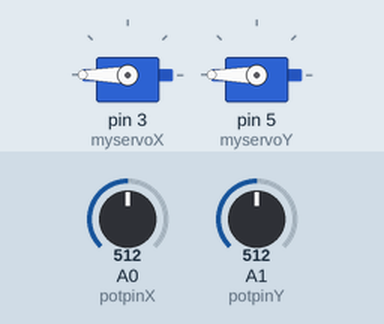
The sketch below on a simulated Arduino Uno, built with avr-gcc and run on an emulated ATmega328P. On the bench: 2 × servo. The inputs (shaded band) are chosen by the test bench; at power-on: A0 (potpinX) = 512, A1 (potpinY) = 512.

Above: at 1.2 s.
1.3 s: A0 (potpinX) set to 306
At 2.3 s:
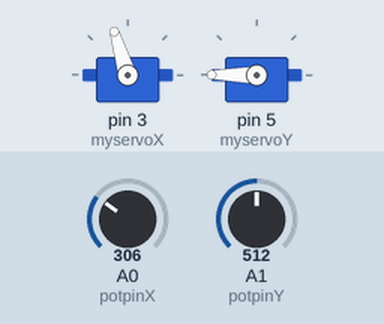
2.8 s: A1 (potpinY) set to 306
At 4.0 s:
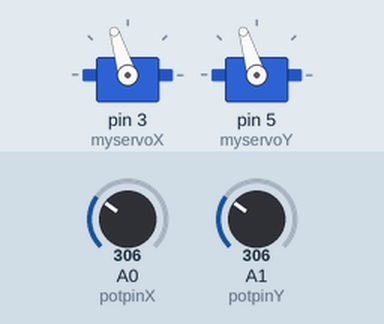
4.3 s: A0 (potpinX) set to 122
At 5.3 s:
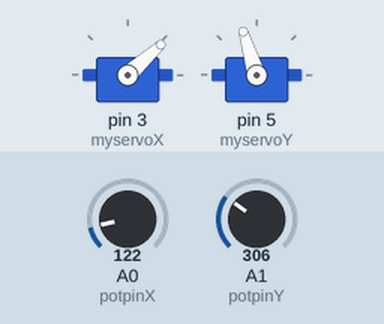
5.8 s: A1 (potpinY) set to 122
At 6.4 s:
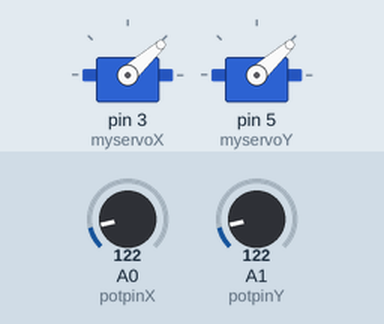
7.3 s: A0 (potpinX) set to 0
At 8.5 s:
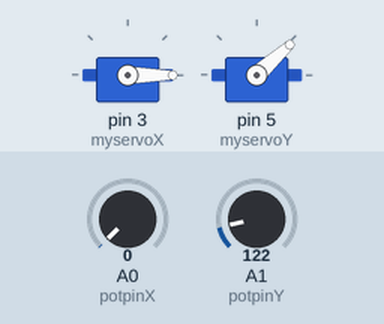
8.8 s: A1 (potpinY) set to 0
At 9.9 s:
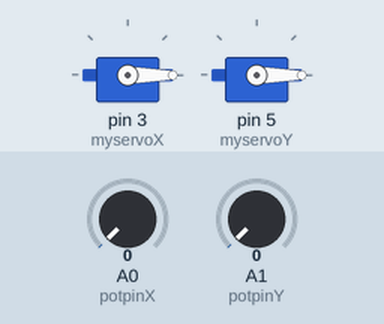
Timing chart, 0 to 11.3 s (numbered marks = the images above; inputs shaded):
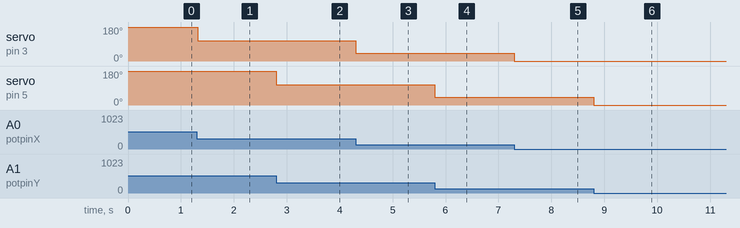

The sketch:

Joystik.ino
```cpp
/*
 Controlling a servo position using a potentiometer (variable resistor)
 by Michal Rinott <http://people.interaction-ivrea.it/m.rinott>

 modified on 8 Nov 2013
 by Scott Fitzgerald
 http://www.arduino.cc/en/Tutorial/Knob
*/

#include <Servo.h>

Servo myservoX;  // create servo object to control a servo
Servo myservoY;

int potpinX = 0;  // analog pin used to connect the potentiometer
int valX;    // variable to read the value from the analog pin
int potpinY = 1;
int valY;

void setup() {
  myservoX.attach(3);  // attaches the servo on pin 9 to the servo object
  myservoY.attach(5);
}

void loop() {
  valX = analogRead(potpinX);            // reads the value of the potentiometer (value between 0 and 1023)
  valX = map(valX, 0, 1023, 0, 360);     // scale it to use it with the servo (value between 0 and 180)
  myservoX.write(valX);                  // sets the servo position according to the scaled value

  valY = analogRead(potpinY);
  valY = map(valY, 0, 1023, 0, 360);
  myservoY.write(valY);

  delay(15);                           // waits for the servo to get there
}
```

Measured:
- after the input at 1.3 s, servo on pin 3 (myservoX): 180° → 107° at once
- after the input at 2.8 s, servo on pin 5 (myservoY): 180° → 107° at once
- after the input at 4.3 s, servo on pin 3 (myservoX): 107° → 42° at once
- after the input at 5.8 s, servo on pin 5 (myservoY): 107° → 42° at once
- after the input at 7.3 s, servo on pin 3 (myservoX): 42° → 0° at once
- after the input at 8.8 s, servo on pin 5 (myservoY): 42° → 0° at once
